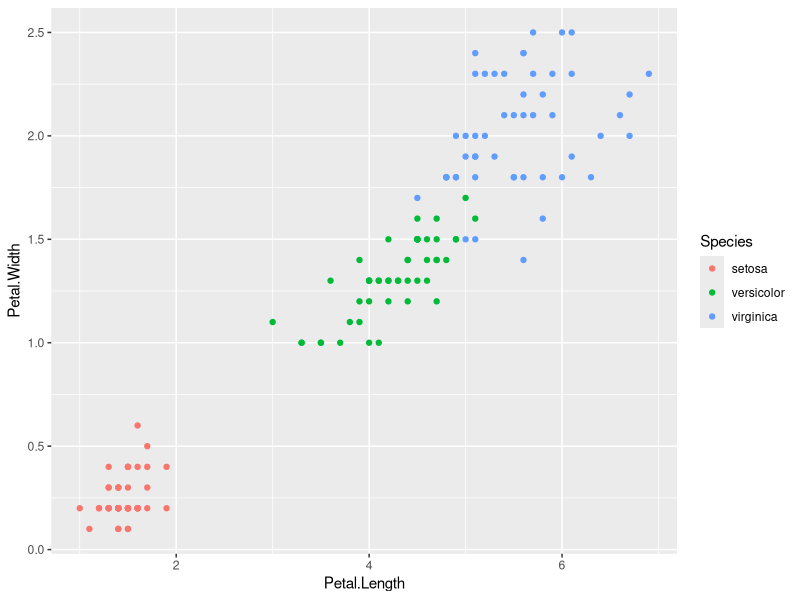
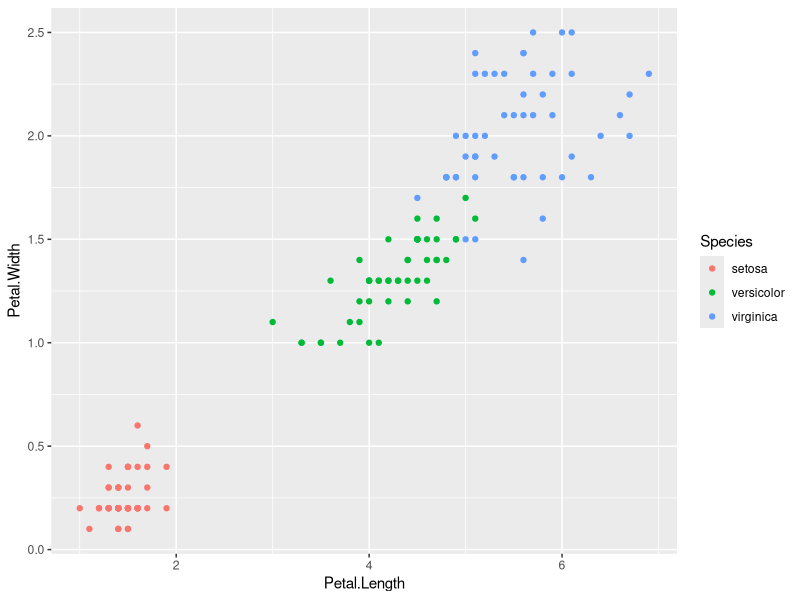
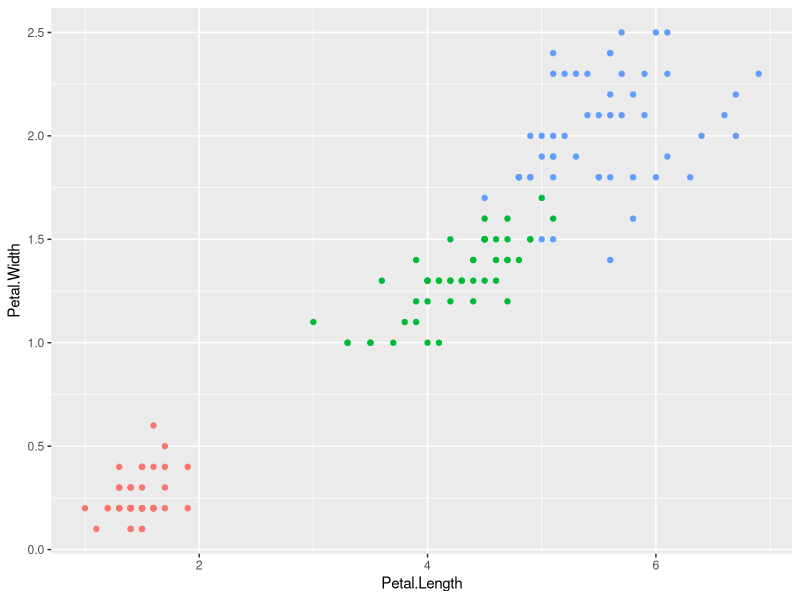
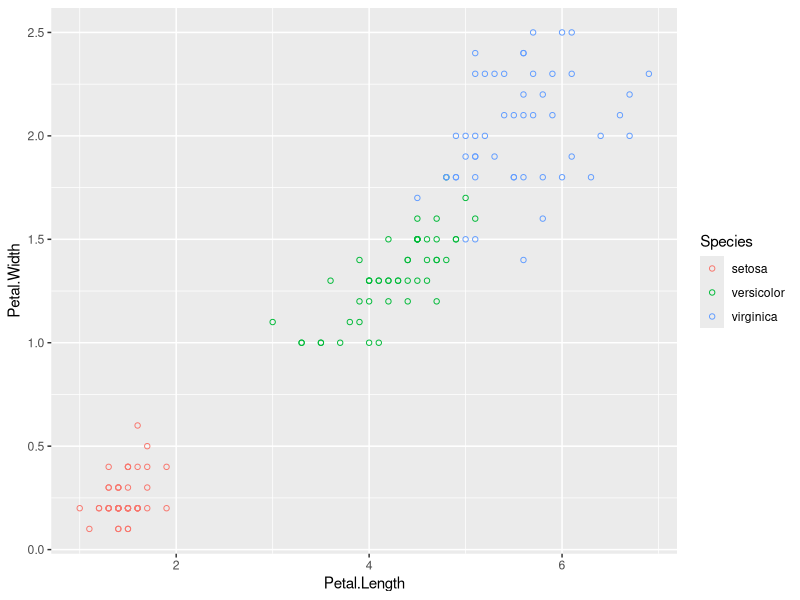
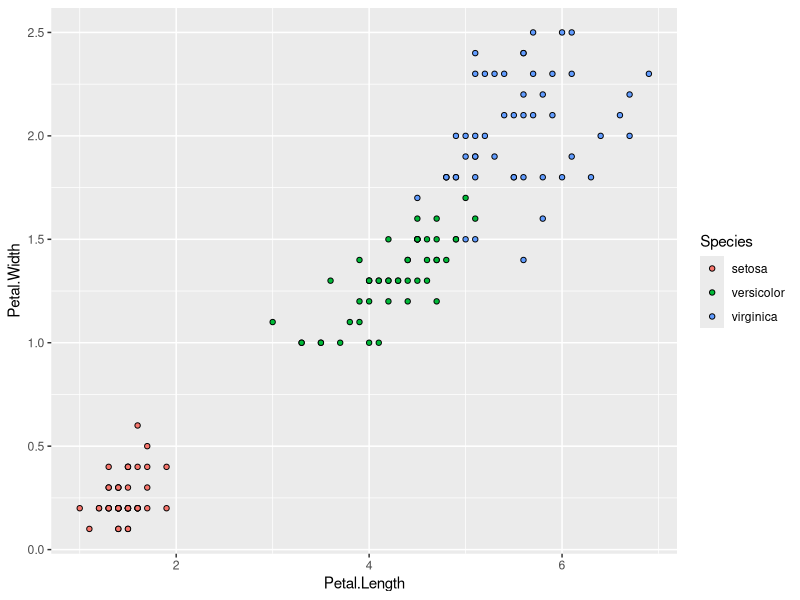
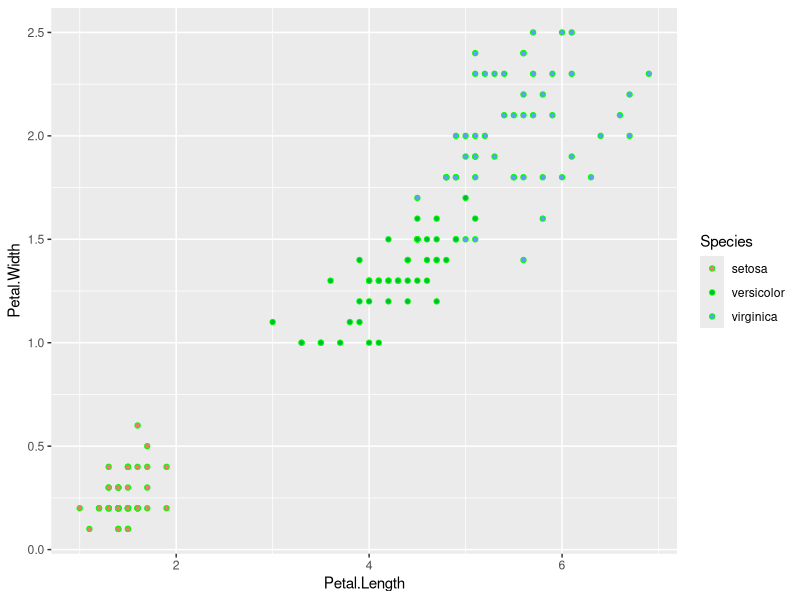
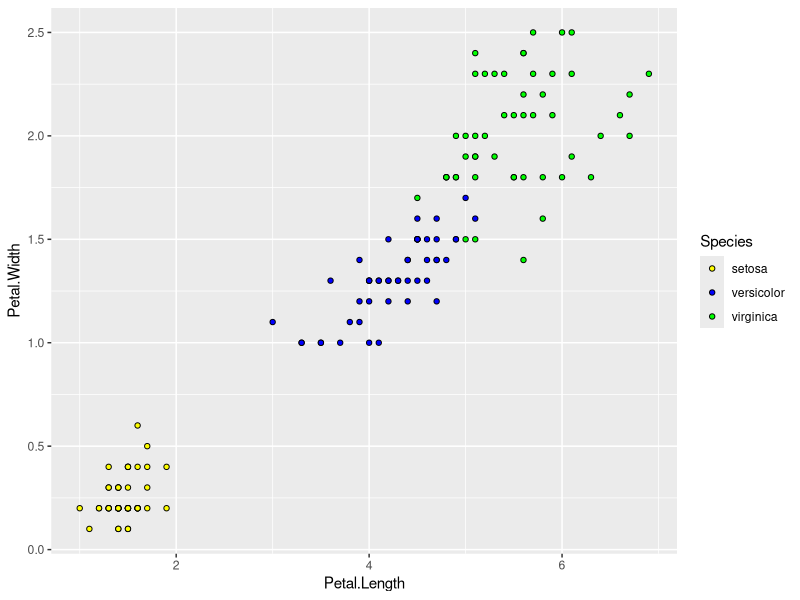
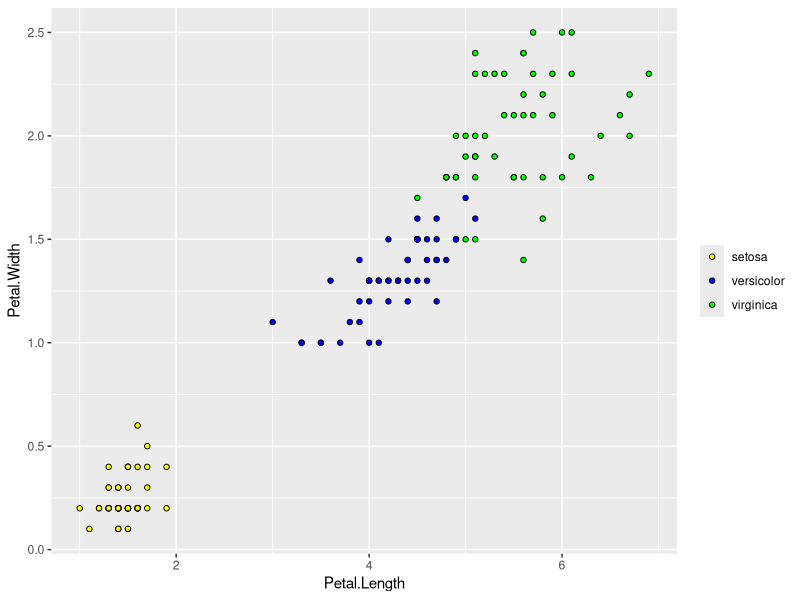

These charts were generated, in order, by the following R code:
################################################################################
library(ggplot2)

data("iris")

p <- ggplot(iris)

p <- p + 
  aes(x = Petal.Length, y = Petal.Width, colour = Species)

p <- p +
  geom_point()

p
################################################################################
g <- ggplot() +
  geom_point(
    aes(x = Petal.Length, y = Petal.Width, colour = Species),
    iris
  )

g
################################################################################
g <- ggplot() +
  geom_point(
    aes(x = Petal.Length, y = Petal.Width, colour = Species),
    iris,
    show.legend = FALSE
  )

g
################################################################################
g <- ggplot() +
  geom_point(
    aes(x = Petal.Length, y = Petal.Width, colour = Species),
    iris,
    shape = 21
  )

g
################################################################################
g <- ggplot() +
  geom_point(
    aes(x = Petal.Length, y = Petal.Width, fill = Species),
    iris,
    shape = 21,
  )

g
################################################################################
g <- ggplot() +
  geom_point(
    aes(x = Petal.Length, y = Petal.Width, fill = Species),
    iris,
    shape = 21,
    color = "green"
  )

g
################################################################################
g <- ggplot() +
  geom_point(
    aes(x = Petal.Length, y = Petal.Width, fill = Species),
    iris,
    shape = 21,
  ) +
  scale_fill_manual(values = c("yellow", "blue", "green"))

g
################################################################################
g <- ggplot() +
  geom_point(
    aes(x = Petal.Length, y = Petal.Width, fill = Species),
    iris,
    shape = 21,
  ) +
  scale_fill_manual(values = c("yellow", "blue", "green"),
                    name = NULL)

g
################################################################################
g <- ggplot() +
  geom_point(
    aes(x = Petal.Length, y = Petal.Width, fill = Species),
    iris,
    shape = 21,
  ) +
  scale_fill_manual(values = c("yellow", "blue", "green"),
                    name = "Esp. de Flor Iris")

g
################################################################################
g <- ggplot() +
  geom_point(
    aes(x = Petal.Length, y = Petal.Width, fill = Species),
    iris,
    shape = 21,
  ) +
  scale_fill_manual(values = c("yellow", "blue", "green"),
                    name = "Esp. de Flor Iris",
                    labels = c("Especie 1", "Especie 2", "Especie 3"))

g
################################################################################
g <- ggplot() +
  geom_point(
    aes(x = Petal.Length, y = Petal.Width, fill = Species),
    iris,
    shape = 21,
  ) +
  scale_fill_manual(values = c("yellow", "blue", "green"),
                    name = "Esp. de Flor Iris",
                    labels = c("Especie 1", "Especie 2", "Especie 3")) +
  ggtitle("                        Primer gráfico con ggplot2")

g
################################################################################
g <- ggplot() +
  geom_point(
    aes(x = Petal.Length, y = Petal.Width, fill = Species),
    iris,
    shape = 21,
  ) +
  scale_fill_manual(values = c("yellow", "blue", "green"),
                    name = "Esp. de Flor Iris",
                    labels = c("Especie 1", "Especie 2", "Especie 3"))+
  ggtitle("Primer gráfico con ggplot2",
          subtitle = "Mi nombre") +
  xlab("x") +
  ylab("y")

g
################################################################################
Titulo <- "Gráfica"
Subtitulo <- "B"
Titulo_x <- "C"
Titulo_y <- "D"
Titulo_Leyenda <- "E"
Leyenda_1 <- "F"
Leyenda_2 <- "G"
Leyenda_3 <- "H"

g <- ggplot() +
  geom_point(
    aes(x = Petal.Length, y = Petal.Width, fill = Species),
    iris,
    shape = 21
  ) +
  scale_fill_manual(values = c("yellow", "blue", "green"),
                    name = Titulo_Leyenda,
                    labels = c(Leyenda_1, Leyenda_2, Leyenda_3)) +
  ggtitle(Titulo,
          subtitle = Subtitulo) +
  xlab(Titulo_x) +
  ylab(Titulo_y)

g
################################################################################
dat <- data.frame(x = rnorm(1000))

g <- ggplot() +
  geom_histogram(aes(x = x, y = ..density..),
                 dat,
                 bins = nclass.Sturges(dat$x))

g
################################################################################